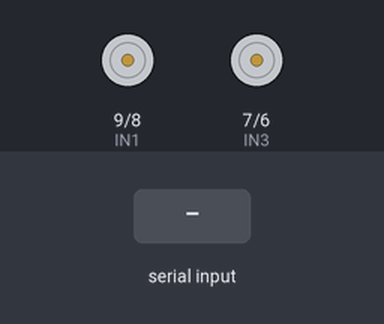
Bench run of a sketch on a simulated Arduino Uno, built with avr-gcc and run on an emulated ATmega328P. On the bench: motor-driver pin pairs drawn as motors (green arrow = first pin HIGH = forward, orange = second pin HIGH = backward, longer = more drive, scaled by the enable pin). The inputs (shaded band) are chosen by the test bench.

Above: at 1.2 s.
1.3 s: "F\n" received over Serial
At 1.6 s:
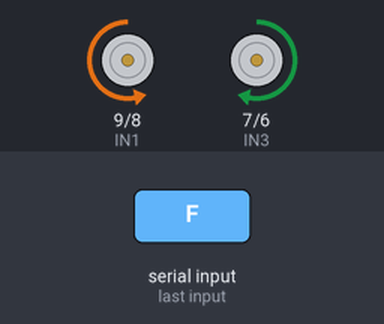
2.8 s: "B\n" received over Serial
At 3.9 s:
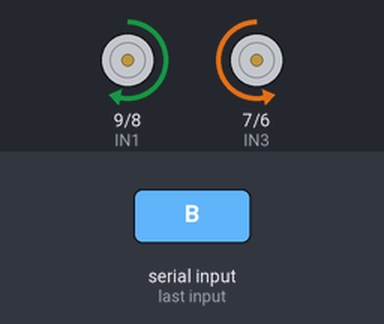
4.3 s: "L\n" received over Serial
At 5.0 s:
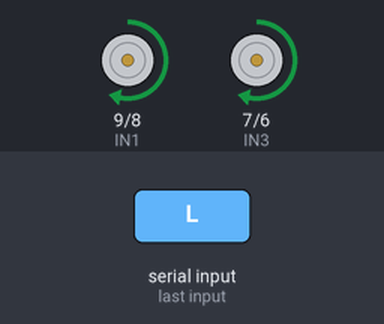
5.8 s: "R\n" received over Serial
At 6.2 s:
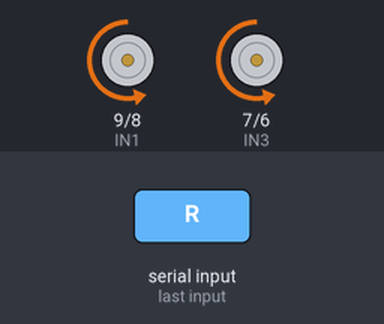
Timing chart, 0 to 8.3 s (numbered marks = the images above; inputs shaded):
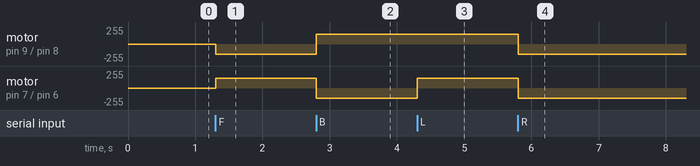

The sketch:

motor_control.ino
```cpp
#define ENA 10
#define ENB 5
#define IN1 9
#define IN2 8
#define IN3 7
#define IN4 6

void setup() {
  pinMode(ENA,OUTPUT); pinMode(ENB,OUTPUT);
  pinMode(IN1,OUTPUT); pinMode(IN2,OUTPUT);
  pinMode(IN3,OUTPUT); pinMode(IN4,OUTPUT);
  stopAll(); Serial.begin(9600);
}

void forward(int spd) {
  analogWrite(ENA,spd); analogWrite(ENB,spd);
  digitalWrite(IN1,LOW); digitalWrite(IN2,HIGH);
  digitalWrite(IN3,HIGH); digitalWrite(IN4,LOW);
}

void backward(int spd) {
  analogWrite(ENA,spd); analogWrite(ENB,spd);
  digitalWrite(IN1,HIGH); digitalWrite(IN2,LOW);
  digitalWrite(IN3,LOW); digitalWrite(IN4,HIGH);
}

void turnLeft(int spd) {
  analogWrite(ENA,spd); analogWrite(ENB,spd);
  digitalWrite(IN1,HIGH); digitalWrite(IN2,LOW);
  digitalWrite(IN3,HIGH); digitalWrite(IN4,LOW);
}

void turnRight(int spd) {
  analogWrite(ENA,spd); analogWrite(ENB,spd);
  digitalWrite(IN1,LOW); digitalWrite(IN2,HIGH);
  digitalWrite(IN3,LOW); digitalWrite(IN4,HIGH);
}

void stopAll() {
  analogWrite(ENA,0); analogWrite(ENB,0);
  digitalWrite(IN1,LOW); digitalWrite(IN2,LOW);
  digitalWrite(IN3,LOW); digitalWrite(IN4,LOW);
}

void loop() {
  if(Serial.available()) {
    String cmd = Serial.readStringUntil('\n');
    cmd.trim();
    if(cmd == "F") forward(150);
    else if(cmd == "B") backward(150);
    else if(cmd == "L") turnLeft(150);
    else if(cmd == "R") turnRight(150);
    else if(cmd == "S") stopAll();
  }
}
```

Measured:
- after the input at 1.3 s, motor on pin 9 (IN1) / pin 8 (IN2): stopped → backward 150/255 at once; motor on pin 7 (IN3) / pin 6 (IN4): stopped → forward 150/255 at once
- after the input at 2.8 s, motor on pin 9 (IN1) / pin 8 (IN2): backward 150/255 → forward 150/255 at once; motor on pin 7 (IN3) / pin 6 (IN4): forward 150/255 → backward 150/255 at once
- after the input at 4.3 s, motor on pin 7 (IN3) / pin 6 (IN4): backward 150/255 → forward 150/255 at once
- after the input at 5.8 s, motor on pin 9 (IN1) / pin 8 (IN2), motor on pin 7 (IN3) / pin 6 (IN4): forward 150/255 → backward 150/255 at once
